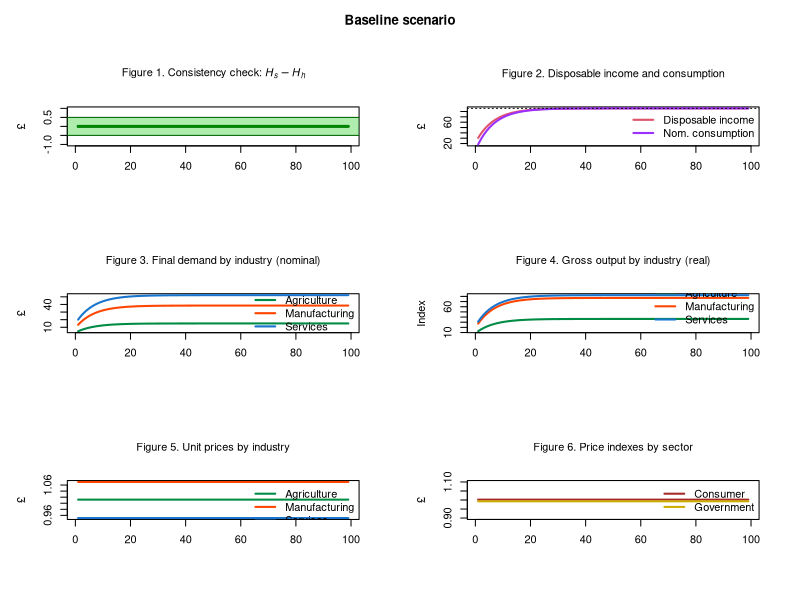
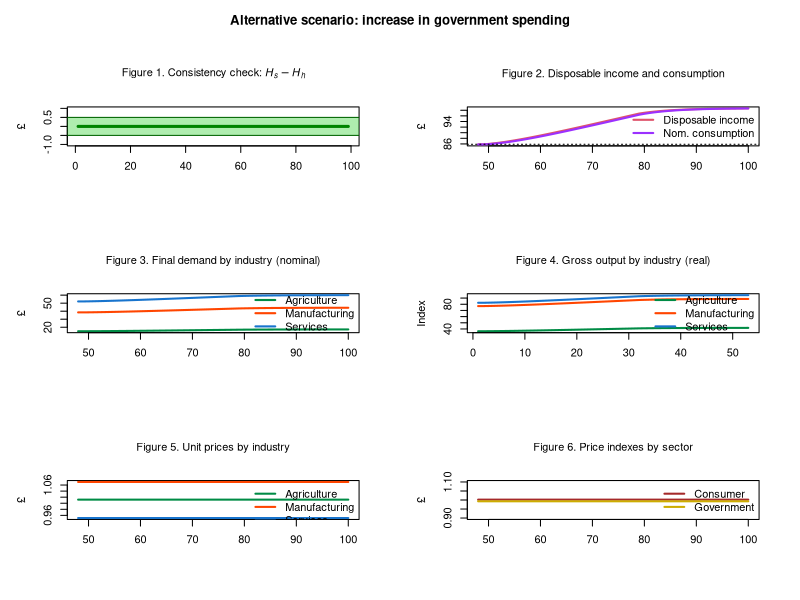

These charts were generated, in order, by the following R code:
# 3IO-SFC MODEL (BASED ON MODEL PC + 3-INDUSTRY IO TABLES)
# Created by Marco Veronese Passarella
# Last revision: 6 August 2025

# PREPARE THE ENVIRONMENT ####

# Clear Environment
rm(list=ls(all=TRUE))

# Clear Plots
if(!is.null(dev.list())) dev.off()

# Clear Console
cat("\014")

# Set directory/folder
#setwd("C:/Users/...")

# set number of periods
nPeriods = 100

# Set number of scenarios
nScenarios = 2 

# Set number of industries
nIndustries = 3

# Define number of iterations
nIterations <- 100

# SET THE COEFFICIENTS (EXOGENOUS VARIABLES AND PARAMETERS) ####

alpha10 <- 0.8 #Autonomous component of propensity to consume out of income
alpha11 <- 8 #Interest rate elasticity of propensity to consume out of income (minus sign)
alpha2 <- 0.4 #Propensity to consume out of wealth
w <- 0.4 #Uniform wage rate
mu <- 0.875 #Uniform mark-up
pr1 <- 3.5 #Labour productivity in industry 1
pr2 <- 5 #Labour productivity in industry 2
pr3 <- 2.2 #Labour productivity in industry 3
lambda0 <- 0.635 #Autonomous share of bills
lambda1 <- 5 #Elasticity of bills demand to interest rate
lambda2 <- 0.01 #Elasticity of bills demand to yd/v
theta <- 0.2 #Tax rate on income
r_bar <- matrix(data=0.025,nrow=nScenarios,ncol=nPeriods) #Interest rate as policy instrument
beta1_c_bar <- 0.15 #Household consumption share of product 1
beta2_c_bar <- 0.35 #Household consumption share of product 2
beta3_c_bar <- 0.50 #Household consumption share of product 3
beta1_g_bar <- 0.10 #Government consumption share of product 1
beta2_g_bar <- 0.30 #Government consumption share of product 2
beta3_g_bar <- 0.60 #Government consumption share of product 3
a11 <- 0.11 #Quantity of product 1 necessary to produce one unit of product 1
a12 <- 0.12 #Quantity of product 1 necessary to produce one unit of product 2
a13 <- 0.10 #Quantity of product 1 necessary to produce one unit of product 3
a21 <- 0.21 #Quantity of product 2 necessary to produce one unit of product 1
a22 <- 0.22 #Quantity of product 2 necessary to produce one unit of product 2
a23 <- 0.20 #Quantity of product 2 necessary to produce one unit of product 3
a31 <- 0.15 #Quantity of product 3 necessary to produce one unit of product 1
a32 <- 0.18 #Quantity of product 3 necessary to produce one unit of product 2
a33 <- 0.10 #Quantity of product 3 necessary to produce one unit of product 3

# CREATE VARIABLES AND ATTRIBUTE INITIAL VALUES ####

# Use 'array' function to create 3-dimension variables
x <- array(data=0,dim=c(nScenarios,nPeriods,nIndustries)) #Gross output by industry (real)
d <- array(data=0,dim=c(nScenarios,nPeriods,nIndustries)) #Demand by industry (real)
beta_c <- array(data=0,dim=c(nScenarios,nPeriods,nIndustries)) #Real consumption composition
beta_g <- array(data=0,dim=c(nScenarios,nPeriods,nIndustries)) #Real government expenditure composition
p <- array(data=1,dim=c(nScenarios,nPeriods,nIndustries)) #Unit prices

# Create matrix of coefficients
A <- matrix(data=0,nrow=nIndustries,ncol=nIndustries) #2D matrix of technical coefficients
I <- diag(x=1, nrow=nIndustries, ncol=nIndustries) #2D diagonal matrix
A4 <- array(data=0,dim=c(nScenarios,nPeriods,nIndustries,nIndustries)) #4D matrix of technical coefficients

# Other 2-dimension variables
alpha1 <- matrix(data=alpha10-alpha11*r_bar,nrow=nScenarios,ncol=nPeriods) #Propensity to consume out of income
b_cb <- matrix(data=0,nrow=nScenarios,ncol=nPeriods) #Government bills held by Central Bank
b_h <- matrix(data=0,nrow=nScenarios,ncol=nPeriods) #Government bills held by households
b_s <- matrix(data=0,nrow=nScenarios,ncol=nPeriods) #Government bills supplied by government
h_h <- matrix(data=0,nrow=nScenarios,ncol=nPeriods) #Cash money held by households
h_s <- matrix(data=0,nrow=nScenarios,ncol=nPeriods) #Cash money supplied by central bank
r <- matrix(data=r_bar,nrow=nScenarios,ncol=nPeriods) #Interest rate on government bills
t <- matrix(data=0,nrow=nScenarios,ncol=nPeriods) #Taxes
v <- matrix(data=0,nrow=nScenarios,ncol=nPeriods) #Households wealth
yd <- matrix(data=0,nrow=nScenarios,ncol=nPeriods) #Disposable income of households
cons <- matrix(data=0,nrow=nScenarios,ncol=nPeriods) #Consumption (real)
g <- matrix(data=20,nrow=nScenarios,ncol=nPeriods) #Government expenditure (real)
y <- matrix(data=0,nrow=nScenarios,ncol=nPeriods) #Value of net output (GDP)
p_c <- matrix(data=1,nrow=nScenarios,ncol=nPeriods) #Average price for the consumers
p_g <- matrix(data=1,nrow=nScenarios,ncol=nPeriods) #Average price for the government
infl <- matrix(data=1,nrow=nScenarios,ncol=nPeriods) #Inflation tax (see Godley and Lavoie, 9.2.4 and 9.3.1)

# RUN THE MODEL ####

# DEFINE THE LOOPS

# Choose scenario
for (j in 1:nScenarios){
  
  # Define time loop
  for (i in 2:nPeriods){
    
    # Define iterations
    for (iterations in 1:nIterations){
      
      # Add alternative scenarios as exogenous shocks
      
      # Shock 1: higher government spending
      if (i>=50 && j==2){
          if(g[j,i-1]>=23){g[j,i]=23}else{g[j,i]=g[j,i-1]+0.1} # Option 1: growing over time
          #g[j,i]=23 # Option 2: one-off shock
        }
      
      # A) Matrix of technical coefficients ####
      
      # 4D matrix of technical coefficients
      A4[j,i,,]=matrix(c(a11,a12,a13,
                         a21,a22,a23,
                         a31,a32,a33), nrow=3, byrow=TRUE)                  
      
      # 2D matrix of technical coefficients
      A = A4[j,i,,]          
      
      
      # B) Define consumption shares ####
      
      # Household real consumption shares
      beta_c[j,i,1]=beta1_c_bar
      beta_c[j,i,2]=beta2_c_bar
      beta_c[j,i,3]=beta3_c_bar
      
      # Government real consumption shares
      beta_g[j,i,1]=beta1_g_bar
      beta_g[j,i,2]=beta2_g_bar
      beta_g[j,i,3]=beta3_g_bar
      
      
      # C) Input-output structure ####
      
      # Real final demand vector by industry - eq. 15
      d[j,i,] = beta_c[j,i,]*cons[j,i] + beta_g[j,i,]*g[j,i]
      
      # Real gross output by industry  - eq. 16
      x[j,i,] = solve(I-A) %*% d[j,i,]
      
      # Value of net output (GDP)  - eq. 1.A
      y[j,i] = t(p[j,i,]) %*% d[j,i,]
      
      
      # D) Price setting ####
      
      # Set unit prices for each industry - eq. 17
      p[j,i,1] = (w/pr1) + (p[j,i,1]*A[1,1] + p[j,i,2]*A[2,1] + p[j,i,3]*A[3,1])*(1 + mu) 
      p[j,i,2] = (w/pr2) + (p[j,i,1]*A[1,2] + p[j,i,2]*A[2,2] + p[j,i,3]*A[3,2])*(1 + mu) 
      p[j,i,3] = (w/pr3) + (p[j,i,1]*A[1,3] + p[j,i,2]*A[2,3] + p[j,i,3]*A[3,3])*(1 + mu) 
      
      # Average price for the consumers - eq. 18
      p_c[j,i] = t(p[j,i,]) %*% beta_c[j,i,]
      
      # Average price for the government - eq. 19
      p_g[j,i] = t(p[j,i,]) %*% beta_g[j,i,]
      
      
      # E) Households' behaviour ####
      
      # Disposable income - eq. 2
      yd[j,i] = y[j,i] - t[j,i] + r[j,i-1]*b_h[j,i-1]
      
      # Wealth accumulation - eq. 4 
      v[j,i] = v[j,i-1] + (yd[j,i] - p_c[j,i]*cons[j,i])
      
      # Real consumption function with no monetary illusion - eq. 5.A.1 
      cons[j,i] = alpha1[j,i]*((yd[j,i]/p_c[j,i])-infl[j,i]) + alpha2*v[j,i-1]/p_c[j,i]
      
      # Endogenous propensity to consume out of income - eq. 12
      alpha1[j,i] = alpha10 - alpha11*r[j,i-1]   
      
      # Inflation tax for households - eq. 5.A.1
      infl[j,i] = ((p_c[j,i]-p_c[j,i-1])/p_c[j,i-1])*(v[j,i-1]/p_c[j,i])
      
      
      # F) Portfolio equations ####
      
      # Demand for cash money - eq. 6
      h_h[j,i] = v[j,i] - b_h[j,i]
      
      # Demand for government bills - eq. 7
      b_h[j,i] = v[j,i]*(lambda0 + lambda1*r[j,i] - lambda2*(yd[j,i]/v[j,i]))
      
      
      # G) Government ####
      
      # Tax payments - eq. 3 
      t[j,i] = theta*(y[j,i] + r[j,i-1]*b_h[j,i-1])
      
      # Supply of government bills - eq. 8
      b_s[j,i] = b_s[j,i-1] + ( p_g[j,i]*g[j,i] + r[j,i-1]*b_s[j,i-1]) - (t[j,i] + r[j,i-1]*b_cb[j,i-1])
      
      
      # H) Central bank ####
      
      # Supply of cash - eq. 9
      h_s[j,i] = h_s[j,i-1] + b_cb[j,i] - b_cb[j,i-1]
      
      # Government bills held by the central bank - eq. 10
      b_cb[j,i] = b_s[j,i] - b_h[j,i]
      
      # Interest rate as policy instrument - eq. 11
      r[j,i] = r_bar[j,i]
      
    }
  }
}

# DEFINE PLOTTING LAYOUT AND COLOURS ####

# Layout
layout(matrix(c(1:6), 3, 2, byrow = TRUE))
par(mar = c(5.1+1, 4.1+1, 4.1+1, 2.1+1), 
    oma = c(0, 0, 3, 0))  

# Customized colours
mycol1 <- rgb(0, 200, 0, max = 255, alpha = 80)

# Considered time span
tspan <- nPeriods

# CONSISTENCY CHECK (REDUNDANT EQUATION) ####

# Create consistency statement and other info ####
aerror<-0
error<-0
for (j in 1:nScenarios){
  for (i in 2:(nPeriods-1)){
    error <- error + (h_s[j,i]-h_h[j,i])^2}}
aerror <- error/(nPeriods*nPeriods)
if ( aerror<0.01 ){cat(" *********************************** \n Good news! The model is watertight! \n", "Average error =", aerror, "< 0.01 \n", "Cumulative error =", error, "\n ***********************************")} else{
  if ( aerror<1 && aerror<1 ){cat(" *********************************** \n Minor issues with model consistency \n", "Average error =", aerror, "> 0.1 \n", "Cumulative error =", error, "\n ***********************************")}
  else{cat(" ******************************************* \n Warning: the model is not fully consistent! \n", "Average error =", aerror, "> 1 \n", "Cumulative error =", error, "\n *******************************************")} }      
cat("\n Number of industries =", nIndustries)
cat("\n Number of scenarios =", nScenarios)
cat("\n Number of iterations/t =", nIterations)
cat("\n ***********************************")

# Figure 1: redundant equation
plot(h_s[1,2:tspan]-h_h[1,2:tspan], type="l", col="darkgreen",lwd=3,lty=1,font.main=1,cex.main=1,
     main=expression("Figure 1. Consistency check: " * italic(H[phantom("")]["s"]) - italic(H[phantom("")]["h"])),
     cex.axis=1,cex.lab=1,ylab = '\u00A3',
     xlab = '',ylim = range(-1,1))
rect(xleft=-10,xright=tspan*1.1,ybottom=-0.5,ytop=0.5,col=mycol1,border=NA)
abline(h=c(-0.5,0.5),lwd=1,col="darkgreen")

# PLOT RESULTS FOR THE BASELINE SCENARIO ####

# Add title
title("Baseline scenario", outer = TRUE)

# Figure 2: disposable income and consumption
plot(yd[1,2:tspan],type="l", col=2, lwd=2, lty=1, font.main=1,cex.main=1,
     main="Figure 2. Disposable income and consumption",
     ylab = '\u00A3',xlab = '',ylim = range(min(cons[1,2:tspan]*p_c[1,2:tspan]),max(yd[1,2:tspan])),
     cex.axis=1,cex.lab=1)
lines(cons[1,2:tspan]*p_c[1,2:tspan],type="l",lwd=2,lty=1,col="purple1")
legend("right",c("Disposable income","Nom. consumption"),  bty = "n",
       cex=1, lty=c(1,1), lwd=c(2,2), col = c(2,"purple1"), box.lty=0)
abline(h=yd[1,nPeriods],col=1,lty=3)

# Figure 3: Final demand by industry 
plot(d[1,2:tspan,1]*p[1,2:tspan,1],type="l",lwd=2,col="springgreen4",
     main="Figure 3. Final demand by industry (nominal)",
     font.main=1,cex.main=1,
     ylab = '£',xlab = '',ylim=range(max(p[1,2:tspan,]*d[1,2:tspan,]),min(p[1,2:tspan,]*d[1,2:tspan,])))
lines(p[1,2:tspan,2]*d[1,2:tspan,2],type="l",lwd=2,col="orangered",lty=1)
lines(p[1,2:tspan,3]*d[1,2:tspan,3],type="l",lwd=2,col="dodgerblue3",lty=1)
legend("right",c("Agriculture","Manufacturing","Services"),  bty = 'n', cex=1, lty=c(1,1,1), lwd=c(2,2,2), col = c("springgreen4","orangered","dodgerblue3"), box.lty=0)

# Figure 4: Gross outputs by industry 
plot(x[1,2:tspan,1],type="l",lwd=2,col="springgreen4",
     main="Figure 4. Gross output by industry (real)",
     font.main=1,cex.main=1,
     ylab = 'Index',xlab = '',ylim=range(min(x[1,2:tspan,]),max(x[1,2:tspan,])))
lines(x[1,2:tspan,2],type="l",lwd=2,col="orangered",lty=1)
lines(x[1,2:tspan,3],type="l",lwd=2,col="dodgerblue3",lty=1)
legend("bottomright",c("Agriculture","Manufacturing","Services"),  bty = 'n', cex=1, lty=c(1,1,1), lwd=c(2,2,2), col = c("springgreen4","orangered","dodgerblue3"), box.lty=0)

# Figure 5: Unit prices by industry 
plot(p[1,2:tspan,1],type="l",lwd=2,col="springgreen4",
     main="Figure 5. Unit prices by industry",
     font.main=1,cex.main=1,
     ylab = '£',xlab = '',ylim=range(min(p[1,2:tspan,]),max(p[1,2:tspan,])))
lines(p[1,2:tspan,2],type="l",lwd=2,col="orangered",lty=1)
lines(p[1,2:tspan,3],type="l",lwd=2,col="dodgerblue3",lty=1)
legend("topright",c("Agriculture","Manufacturing","Services"),  bty = 'n', cex=1, lty=c(1,1,1), lwd=c(2,2,2), col = c("springgreen4","orangered","dodgerblue3"), box.lty=0)

# Figure 6: Price indexes by sector 
plot(p_c[1,2:tspan],type="l",lwd=2,col="brown",
     main="Figure 6. Price indexes by sector",
     font.main=1,cex.main=1,
     ylab = '£',xlab = '',ylim=range(0.9,1.1))
lines(p_g[1,2:tspan],type="l",lwd=2,col="gold3",lty=1)
legend("topright",c("Consumer","Government"),  bty = 'n', cex=1, lty=c(1,1), lwd=c(2,2), col = c("brown","gold3"), box.lty=0)

# PLOT RESULTS FOR THE ALTERNATIVE SCENARIO ####

# Adjust plotting period
period = 48:tspan

# Figure 1: redundant equation
plot(h_s[2,2:tspan]-h_h[2,2:tspan], type="l", col="darkgreen",lwd=3,lty=1,font.main=1,cex.main=1,
     main=expression("Figure 1. Consistency check: " * italic(H[phantom("")]["s"]) - italic(H[phantom("")]["h"])),
     cex.axis=1,cex.lab=1,ylab = '\u00A3',
     xlab = '',ylim = range(-1,1))
rect(xleft=-10,xright=tspan*1.1,ybottom=-0.5,ytop=0.5,col=mycol1,border=NA)
abline(h=c(-0.5,0.5),lwd=1,col="darkgreen")

# Add title
title("Alternative scenario: increase in government spending", outer = TRUE)

# Figure 2: disposable income and consumption
plot(period,yd[2,48:tspan],type="l", col=2, lwd=2, lty=1, font.main=1,cex.main=1,
     main="Figure 2. Disposable income and consumption",
     ylab = '\u00A3',xlab = '',ylim = range(min(cons[2,48:tspan]*p_c[2,48:tspan]),max(yd[2,48:tspan])),
     cex.axis=1,cex.lab=1)
lines(period,cons[2,48:tspan]*p_c[2,48:tspan],type="l",lwd=2,lty=1,col="purple1")
legend("right",c("Disposable income","Nom. consumption"),  bty = "n",
       cex=1, lty=c(1,1), lwd=c(2,2), col = c(2,"purple1"), box.lty=0)
abline(h=yd[1,nPeriods],col=1,lty=3)

# Figure 3: Final demand by industry 
plot(period,d[2,48:tspan,1]*p[2,48:tspan,1],type="l",lwd=2,col="springgreen4",
     main="Figure 3. Final demand by industry (nominal)",
     font.main=1,cex.main=1,
     ylab = '£',xlab = '',ylim=range(max(p[2,48:tspan,]*d[2,48:tspan,]),min(p[2,48:tspan,]*d[2,48:tspan,])))
lines(period,p[2,48:tspan,2]*d[2,48:tspan,2],type="l",lwd=2,col="orangered",lty=1)
lines(period,p[2,48:tspan,3]*d[2,48:tspan,3],type="l",lwd=2,col="dodgerblue3",lty=1)
legend("right",c("Agriculture","Manufacturing","Services"),  bty = 'n', cex=1, lty=c(1,1,1), lwd=c(2,2,2), col = c("springgreen4","orangered","dodgerblue3"), box.lty=0)

# Figure 4: Gross outputs by industry 
plot(x[2,48:tspan,1],type="l",lwd=2,col="springgreen4",
     main="Figure 4. Gross output by industry (real)",
     font.main=1,cex.main=1,
     ylab = 'Index',xlab = '',ylim=range(min(x[2,48:tspan,]),max(x[2,48:tspan,])))
lines(x[2,48:tspan,2],type="l",lwd=2,col="orangered",lty=1)
lines(x[2,48:tspan,3],type="l",lwd=2,col="dodgerblue3",lty=1)
legend("right",c("Agriculture","Manufacturing","Services"),  bty = 'n', cex=1, lty=c(1,1,1), lwd=c(2,2,2), col = c("springgreen4","orangered","dodgerblue3"), box.lty=0)

# Figure 5: Unit prices by industry 
plot(period,p[2,48:tspan,1],type="l",lwd=2,col="springgreen4",
     main="Figure 5. Unit prices by industry",
     font.main=1,cex.main=1,
     ylab = '£',xlab = '',ylim=range(min(p[2,48:tspan,]),max(p[2,48:tspan,])))
lines(period,p[2,48:tspan,2],type="l",lwd=2,col="orangered",lty=1)
lines(period,p[2,48:tspan,3],type="l",lwd=2,col="dodgerblue3",lty=1)
legend("topright",c("Agriculture","Manufacturing","Services"),  bty = 'n', cex=1, lty=c(1,1,1), lwd=c(2,2,2), col = c("springgreen4","orangered","dodgerblue3"), box.lty=0)

# Figure 6: Price indexes by sector 
plot(period,p_c[2,48:tspan],type="l",lwd=2,col="brown",
     main="Figure 6. Price indexes by sector",
     font.main=1,cex.main=1,
     ylab = '£',xlab = '',ylim=range(0.9,1.1))
lines(period,p_g[2,48:tspan],type="l",lwd=2,col="gold3",lty=1)
legend("topright",c("Consumer","Government"),  bty = 'n', cex=1, lty=c(1,1), lwd=c(2,2), col = c("brown","gold3"), box.lty=0)
